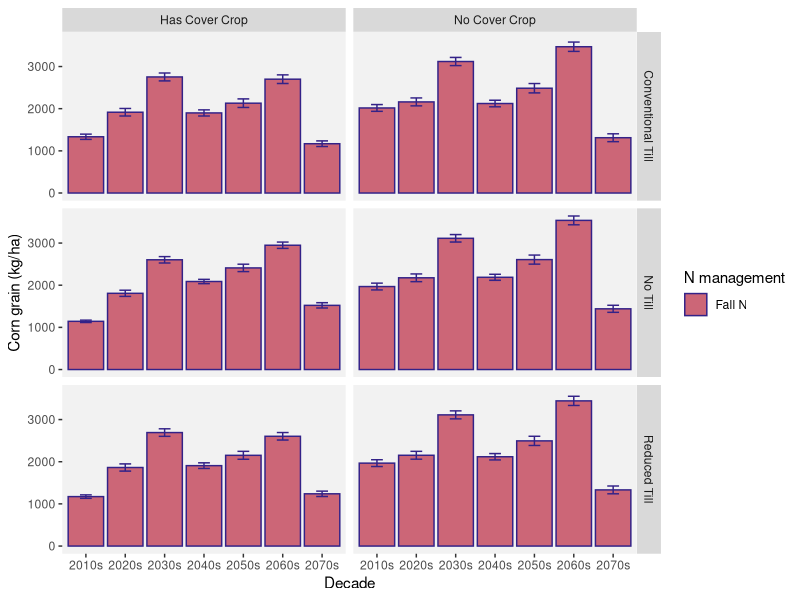

Generate this figure with R: (Note: this script raises an error after producing the figure.)
# Biomass data from Regrow DNDC simulations
# this script adds some dummy variables to the data
# summarizes corn grain biomass C data by mean, se, cv
# makes bar charts by decade and summarizing across all years
# runs ANOVA to look for significant differences in mean and cv between till*cc*N management across all years

library(tidyverse) # has ggplot, dplyr, etc.
library(broom) # for glance()
# install.packages("car")
library(car) # for qqp
# install.packages("multcompView") 
library(multcompView) # for tukey HSD letters

################### EXTRACT DATA BY SITE (CAN SKIP UNLESS NEED TO UPDATE DATA FROM GOOGLE DRIVE)

# bm <- read.csv("data/biomass/biomass.csv")
# From Regrow's doc "AFT Final Delivery Modeling Notes"
# This file includes maximum aboveground biomass of each crop grown in each management system. 
# Management_name maps directly to the file yearly_outputs_post-weighting.csv as described in 3.2.

# Column Name       Unit          Description
# site_name         NA            String combination of one of the locations we simulated on. In the format of {x}_{y} where x refers to the region and y refers to the numeric id of that site. These will be of the format of h_{}, v_{}, a_{}, f_{}, IL-n_{}, IL-s_{} which represents the points for hops, vineyards, almonds, and forage, Illinois North, Illinois South respectively
# management_name   NA            Management code as associated with the simulations described in section 2.{x}.1
# climate_scenario  NA            Either ‘rcp26’ or ‘rcp60’ that were defined in section 1.2
# crop_system_name  NA            Name of the entire system results are for. Will be one of the following:  alfalfa, almond-a, almond-c, corn, corn-grain, corn-silage, grape-a, grape-c, hops-a, hops-c, soybean. Note that for the vine and tree crops the -c refers to the crop row, while the -a refers to the alley row.
# crop_name         NA            Name of crop within the rotation of crop system name. 
# Year              integer       Calendar year in which results are for.
# Grain.C.kgC.ha    kg C /ha      Kilograms of Carbon per hectare of grain as part of the crop.
# Leaf.C.kgC.ha     kg C /ha      Kilograms of Carbon per hectare of leaf as part of the crop
# Stem.C.kgC.ha     kg C /ha      Kilograms of Carbon per hectare of stem as part of the crop.

# interesting, so we need to convert kg C to kg dry biomass
# can probably find common %C of dry grain biomass


###############
###############
###############
############### START HERE

#######################   
#######################   (1) set up the data
#######################   

bmil <- read.csv("data/biomass/biomass_IL.csv")

# DO NOT need to find literature values to convert kg C grain to kg grain.
# since we'll only be looking at them RELATIVE TO EACH OTHER, not absolute amounts...
# let's look at the C results for now
# 
# min(bmil$Year) # 2013 --2013-2021 start up years, start at 2022
# max(bmil$Year) # 2073

# looks like all the cover crop biomass is in leaf and stem, zero grain

# make factor for CT, RT, NT
bmil$till <- ifelse(grepl("ct-", bmil$management_name), "CT", 
                    ifelse(grepl("rt-", bmil$management_name), "RT", "NT"))
# # check
# unique(bmil$till)

# factor for CC or NC
bmil$cc <- ifelse(grepl("-cc-", bmil$management_name), "CC", "NC")
# # check
# unique(bmil$cc)

# factor for N treatment
bmil$nfert <- ifelse(grepl("-cn", bmil$management_name), "High N", 
                     ifelse(grepl("-fn", bmil$management_name), "Fall N","Recommended N"))
# # check
# unique(bmil$nfert)

# dummy for decade
bmil$decade <- ifelse(bmil$Year <2021, "2010s",
                      ifelse(bmil$Year>=2021 & bmil$Year <2031, "2020s",
                        ifelse(bmil$Year>=2031 & bmil$Year <2041, "2030s",
                          ifelse(bmil$Year>=2041 & bmil$Year <2051, "2040s",
                            ifelse(bmil$Year>=2051 & bmil$Year <2061, "2050s",
                              ifelse(bmil$Year>=2061 & bmil$Year <2071, "2060s", "2070s"))))))
# unique(bmil$decade)


# # add in summer precip data -- only needed if doing regression analysis, not pursued at this time
# precip <- read.csv("data/climate data not large/precipIL.csv")
# 
# precip.summer <- precip[precip$season == "Summer",]
# precip.summer <- precip.summer[,c(1:3, 5:7)]
# colnames(precip.summer)[1:2] <- c("site_name", "climate_scenario")
# 
# bmil <- left_join(bmil, precip.summer, 
#                    relationship = "many-to-one", 
#                    by = join_by(site_name, climate_scenario, Year==year))


# unique(bmil$management_name)

windows(xpinch=200, ypinch=200, width=5, height=5)

se <- function(x) sd(x) / sqrt(length(x))
cv <- function(x) sd(x) / mean(x)

# is the grain C biomass significantly different with High N vs Recommended N?
# let's look at biomass by decade
biomass_summary <- bmil %>%
  group_by(climate_scenario,crop_name, cc, till, nfert, decade) %>%
  summarize(biomass_mean = mean(Grain.C.kgC.ha.), biomass_se = se(Grain.C.kgC.ha.))




windows(xpinch=200, ypinch=200, width=5, height=5)
ggplot(data=biomass_summary[#biomass_summary$till=="NT" & # just look at NT for simplicity sake for now
  biomass_summary$climate_scenario == "rcp60" &                            
  biomass_summary$crop_name %in% c("corn, grain"),], #exclude rye, soybeans
                             # biomass_summary$nfert %in% c("High N", "Recommended N"),],  # exclude fall N for now
       aes(x=decade, y=biomass_mean, fill=nfert)) +
  geom_bar(stat="identity", position=position_dodge(), color="#332288") +
  geom_errorbar(width=0.3, aes(ymin=biomass_mean - biomass_se, ymax=biomass_mean + biomass_se),  
                               position=position_dodge(0.9),
                                color="#332288") +
  facet_grid(rows=vars(factor(till, levels=c("CT", "NT", "RT"))), 
             cols=vars(factor(cc, levels=c("CC", "NC"))), 
             labeller = as_labeller(
               c(CC="Has Cover Crop", NC="No Cover Crop",
                 "CT" = "Conventional Till", "NT" = "No Till", "RT"="Reduced Till"))) +
  xlab("Decade") +
  ylab("Corn grain (kg/ha)") +
  scale_fill_manual(values=c("#CC6677","#99DDFF", "#44AA99" ), name="N management") +
  theme(
    panel.grid.minor=element_blank(), 
    panel.grid.major=element_blank(),
    panel.background = element_rect(fill = 'gray95'))

# ggsave("plots/biomass/IL_corn_biomass_bars.png", width=12, height=8, dpi=300)






#######################   
#######################   (2) is mean corn grain C different among till*cc*Nfert groups across all years?
#######################   

corndat <- bmil[bmil$crop_name=="corn, grain" & bmil$climate_scenario=="rcp60",]


Neffect <- aov(Grain.C.kgC.ha.~till*cc*nfert, data=corndat)
summary(Neffect)
Tukout <- TukeyHSD(Neffect)
# put interaction output into a dataframe we can sort
Tukout <- as.data.frame(Tukout[7]) %>%
  rownames_to_column(., "term") %>%
  arrange(term)


# assumptions - following https://statsandr.com/blog/anova-in-r

# Independence - the observations (grain.c.kgc.ha. observations) are independent, one does
# not depend on the other, they're not dependent on some other variable like, 
# from one individual came multiple observations.

# Normality - not required with large enough sample size >30.  But we can test anyway. 
# the residuals (observed - mean for that group) should be normally distributed.
qqnorm(corndat$Grain.C.kgC.ha.)
qqline(corndat$Grain.C.kgC.ha.)
hist(corndat$Grain.C.kgC.ha.-mean(corndat$Grain.C.kgC.ha.))
# look ok

# Equality of variances 
ggplot(data=corndat, aes(x=management_name, y=Grain.C.kgC.ha.)) + 
  geom_boxplot() +
  theme(axis.text.x=element_text(angle=45, vjust=1, hjust=1))
# looks ok, some possible outliers in nt-cc-fn
leveneTest(Grain.C.kgC.ha. ~ cc*till*nfert, data=corndat)
# > leveneTest(Grain.C.kgC.ha. ~ management_name, data=corndat)
# Levene's Test for Homogeneity of Variance (center = median)
#          Df F value    Pr(>F)    
# group    17  24.503 < 2.2e-16 ***   # we REJECT the null hyp (no sig. diff. between variances of the samples)
#       34542                      
# ---
# Signif. codes:  0 ‘***’ 0.001 ‘**’ 0.01 ‘*’ 0.05 ‘.’ 0.1 ‘ ’ 1
# HOWEVER: it seems that our large sample size (>35k data points) might be affecting this test
# See this from https://www.theanalysisfactor.com/the-problem-with-tests-for-statistical-assumptions/
# It relies too much on p-values, and therefore, sample sizes. If the sample size is large, 
# Levene’s will have a smaller p-value than if the sample size is small, given the same variances.
# So it’s very likely that you’re ***overstating a problem*** with the assumption in large samples and understating 
# it in small samples. You can’t ignore the actual size difference in the variances when making this decision. 
# So sure, look at the p-value, but also look at the actual variances and how much bigger some are than others. 
# (In other words, actually look at the effect size, not just the p-value).
# The ANOVA is generally considered robust to violations of this assumption when sample sizes 
# across groups are equal. So even if Levene’s is significant, moderately different variances may not be a 
# problem in balanced data sets. Keppel (1992) suggests that a good rule of thumb is that if sample sizes are equal, 
# robustness should hold until the largest variance is more than 9 times the smallest variance.
# This robustness goes away the more unbalanced the samples are. So you need to use judgment here,
# taking into account both the imbalance and the actual difference in variances.
# *** emphasis added

# outliers
summary(corndat$Grain.C.kgC.ha.)
# > summary(corndat$Grain.C.kgC.ha.)
# Min. 1st Qu.  Median    Mean 3rd Qu.    Max. 
# 139.9  1945.6  2875.9  2915.8  3924.3  5794.6 

# outliers via histograms
hist(corndat$Grain.C.kgC.ha., breaks=sqrt(nrow(corndat)))

ggplot(data=corndat, aes(x=Grain.C.kgC.ha.)) +
         geom_histogram() +
         facet_grid(rows=vars(nfert), cols=vars(till, cc))

#outliers via boxplots
boxplot(Grain.C.kgC.ha.~management_name, data=corndat) # some outliers plotted for nt-cc-fn, 
# but not far from interquartile range for nt-cc-fn, and not outside IQR for many other groups


# outliers via z-scores
corndat$z_grainC <- scale(corndat$Grain.C.kgC.ha.)
hist(corndat$z_grainC)
summary(corndat$z_grainC)
# Min.   :-2.31494  
# 1st Qu.:-0.80908  
# Median :-0.03325  
# Mean   : 0.00000  
# 3rd Qu.: 0.84105  
# Max.   : 2.40069  
# < -2 or >2 is considered rare
# < -3 or >3 is extremely rare
# < -3.29 or > -3.29 is used to detect outliers, where one out of 1000 observations will be outside
# this range if normal distribution.
# interquartile range is > -2 and <2. 
# min. and max do not reach 3 or 3.29.

## outlier summary: boxplots and z-score suggest no extreme outliers. No justification for removing.

# re-run ANOVA with the above knowledge (assumptions met)

corndat$till <- factor(corndat$till)
corndat$cc <- factor(corndat$cc)
corndat$nfert <- factor(corndat$nfert)

Neffect <- aov(Grain.C.kgC.ha.~till*cc*nfert, data=corndat)
summary(Neffect)
# Df    Sum Sq   Mean Sq F value   Pr(>F)    
# till              2 1.637e+08 8.184e+07  61.284  < 2e-16 ***
#   cc                1 5.557e+07 5.557e+07  41.617 1.13e-10 ***
#   nfert             2 2.557e+09 1.279e+09 957.461  < 2e-16 ***
#   till:cc           2 1.742e+07 8.710e+06   6.522  0.00147 ** 
#   till:nfert        4 1.113e+08 2.781e+07  20.829  < 2e-16 ***
#   cc:nfert          2 6.444e+08 3.222e+08 241.278  < 2e-16 ***
#   till:cc:nfert     4 1.750e+07 4.375e+06   3.276  0.01079 *  
#   Residuals     34542 4.613e+10 1.335e+06                     
# ---
#   Signif. codes:  0 ‘***’ 0.001 ‘**’ 0.01 ‘*’ 0.05 ‘.’ 0.1 ‘ ’ 1

Tukout <- TukeyHSD(Neffect)

# compact letter display
cld <- multcompLetters4(Neffect, Tukout)

# table with letters and 3rd quantile
cornsum <- group_by(corndat, cc, till, nfert) %>%
  summarize(mean=mean(Grain.C.kgC.ha.), 
            se=se(Grain.C.kgC.ha.)) %>%
  arrange(desc(mean))

cld <- as.data.frame.list(cld$`till:cc:nfert`)
cornsum$cld <- cld$Letters

# cornsum

# use these letters on this plot:

windows(xpinch=200, ypinch=200, width=5, height=5)



ggplot(data=cornsum[cornsum$till %in% c("CT", "NT"),],aes(x=nfert, y=mean, fill=nfert)) +
  geom_bar(stat="identity", position=position_dodge(), color="#332288", show.legend=F) +
  geom_errorbar(width=0.3, aes(ymin=mean-se, ymax=mean + se),  
                position=position_dodge(0.9),
                color="#332288") +
  facet_grid(rows=vars(factor(till, levels=c("CT", "NT"))), 
             cols=vars(factor(cc, levels=c("NC", "CC"))), 
             labeller = as_labeller(
               c(NC="No Cover Crop", CC="Rye Cover Crop", 
                 "CT" = "Conventional Till", "NT" = "No Till"))) +
  xlab("N management") +
  ylab(expression(bold('2022-2072 mean corn grain biomass (kg C ha'^-1*')'))) + 
  scale_x_discrete(breaks=c("Fall N", "High N", "Recommended N"),
                   labels = c("Fall N", "High N", "Recomm. N")) +
  ylim(0,3800)+
  geom_text(aes(label=cld, y=mean+(2*se)), vjust=-0.5,
            color="gray20", size=4, fontface="bold") +
  scale_fill_manual(values=c("#CC6677","#99DDFF", "#44AA99" )) +
  theme(
    panel.grid.minor=element_blank(), 
    panel.grid.major=element_blank(),
    panel.background = element_rect(fill = 'gray95'),
    axis.text.x=element_text(angle=-10, hjust=0, size=11),
    axis.text.y=element_text(size=11),
    plot.margin = unit(c(0.1,1,0.1,0.1), "cm"),
    axis.title=element_text(size=13, face="bold"),
    strip.text=element_text(face="bold", size=11))
# # strip.background=element_rect(fill="lightblue", color="black", size=1) 

# ggsave("plots/biomass/IL_corn_biomass_Neffect.png", width=5, height=5, dpi=300)


# Same as graph above but shown as % difference from 2022 mean yield

mn <- mean(cornsum$mean)

cornsum$pdiff <- (cornsum$mean - mn)/cornsum$mean
cornsum$pdiff.se <- (cornsum$se)/cornsum$mean

cornsum
# # A tibble: 18 × 8
# # Groups:   cc, till [6]
# cc    till  nfert          mean    se cld     pdiff pdiff.se
# <fct> <fct> <fct>         <dbl> <dbl> <chr>   <dbl>    <dbl>
#   1 CC    NT    High N        3362.  27.7 a      0.133   0.00823
# 2 CC    NT    Recommended N 3361.  25.5 a      0.132   0.00759
# 3 NC    NT    High N        3164.  27.4 b      0.0785  0.00867
# 4 CC    RT    High N        3155.  27.3 bc     0.0757  0.00865
# 5 NC    NT    Recommended N 3141.  26.4 bc     0.0717  0.00841
# 6 CC    RT    Recommended N 3070.  23.7 bcd    0.0502  0.00772
# 7 CC    CT    High N        3062.  26.8 bcd    0.0477  0.00875
# 8 NC    RT    High N        3029.  27.4 cd     0.0372  0.00903
# 9 NC    CT    High N        3005.  27.3 d      0.0296  0.00909
# 10 NC    RT    Recommended N 2995.  26.6 d      0.0263  0.00887
# 11 NC    CT    Recommended N 2975.  26.7 d      0.0200  0.00899
# 12 CC    CT    Recommended N 2975.  23.8 d      0.0199  0.00798
# 13 NC    CT    Fall N        2772.  27.7 e     -0.0520  0.00998
# 14 NC    RT    Fall N        2764.  27.5 e     -0.0550  0.00994
# 15 NC    NT    Fall N        2759.  27.1 e     -0.0567  0.00982
# 16 CC    CT    Fall N        2336.  26.8 f     -0.248   0.0115 
# 17 CC    NT    Fall N        2284.  22.8 f     -0.277   0.0100 
# 18 CC    RT    Fall N        2277.  25.6 f     -0.280   0.0112 


# because it is percents we don't have to convert to lb / ac

pal3 <- c("#20243d","#C2e4ef", "#669947")   # )

ggplot(data=cornsum[cornsum$till %in% c("CT", "NT"),],aes(x=nfert, y=pdiff, fill=nfert)) +
  geom_bar(stat="identity", position=position_dodge(), show.legend=F) +
  # geom_errorbar(width=0.3, aes(ymin=pdiff-pdiff.se, ymax=pdiff+pdiff.se),
  #               position=position_dodge(0.9),
  #               color="#20243d") +
  facet_grid( # rows=vars(factor(till, levels=c("CT", "NT"))), 
    cols=vars(factor(cc, levels=c("NC", "CC")),factor(till, levels=c("CT", "NT"))), 
    labeller = as_labeller(
      c(NC="No Cover Crop", CC="Rye Cover Crop", 
        "CT" = "Conventional Till", "NT" = "No Till"))) +
  geom_hline(yintercept=0, color="#20243d") +
  xlab("N management") +
  ylab(expression(bold('Corn yield % difference from overall average corn yield'))) + 
  scale_x_discrete(breaks=c("Fall N", "High N", "Recommended N"),
                   labels = c("Fall N", "High N", "Recomm. N")) +
  scale_y_continuous(labels=scales::percent_format(), 
                     breaks=seq(-0.3, 0.1, 0.1), 
                     limits=c(-0.3, 0.15)) +
  # ylim(0,3800)+
  # geom_text(aes(label=cld, y=mean+(2*se)), vjust=-0.5,
            # color="gray20", size=4, fontface="bold") +
  scale_fill_manual(values=pal3) +  #c("#CC6677","#99DDFF", "#44AA99" )) +
  theme(
    panel.grid.minor=element_blank(), 
    panel.grid.major=element_blank(),
    panel.background = element_rect(fill = 'gray95'),
    axis.text.x=element_text(angle=-10, hjust=0, size=11),
    axis.text.y=element_text(size=11),
    plot.margin = unit(c(0.1,1,0.1,0.1), "cm"),
    axis.title=element_text(size=13, face="bold"),
    strip.text=element_text(face="bold", size=11))
# # strip.background=element_rect(fill="lightblue", color="black", size=1) 


ggsave("plots/biomass/IL_corn_biomass_percent diff global mean_no err bars.png", width=6, height=3, dpi=300)


# NC + CT + high N compared to CC + NT + recommended N
(cornsum$mean[cornsum$cc=="NC" & cornsum$till=="CT" & cornsum$nfert=="High N"] -
    cornsum$mean[cornsum$cc=="CC" & cornsum$till=="NT" & cornsum$nfert=="Recommended N"])/
  cornsum$mean[cornsum$cc=="NC" & cornsum$till=="CT" & cornsum$nfert=="High N"]








# same graph as above but expressed as % of Fall N

# re-arrange data to calculate % of fall N yield
falln <- filter(cornsum, nfert=="Fall N") %>%
  rename("mean.falln" = "mean", "se.falln" = "se") %>%
  select(cc, till, mean.falln, se.falln)

springn <- filter(cornsum, !nfert=="Fall N")

cornsum2 <- left_join(springn, falln)


pal2 <- c("#004a23", "#669947")
# pal2 <- c("#20243d", "#669947")

# Calculate % difference from fall N. So fall N = 100%. how much bigger are the others?
cornsum2$mean.pfalln <- (cornsum2$mean/cornsum2$mean.falln)-1
cornsum2$se.pfalln <- (cornsum2$se/cornsum2$mean.falln)

ggplot(data=cornsum2[cornsum2$till %in% c("CT", "NT") & 
                       cornsum2$nfert %in% c("High N", "Recommended N"),],
       aes(x=nfert, y=mean.pfalln, fill=nfert)) +
  geom_bar(stat="identity", position=position_dodge(),  show.legend=F) +  # color="#20243d",
  geom_errorbar(width=0.3, aes(ymin=mean.pfalln-se.pfalln, ymax=mean.pfalln + se.pfalln),  
                position=position_dodge(0.9),
                color="#20243d") +
  facet_grid( # rows=vars(factor(till, levels=c("CT", "NT"))), 
             cols=vars(factor(cc, levels=c("NC", "CC")),factor(till, levels=c("CT", "NT"))), 
             labeller = as_labeller(
               c(NC="No Cover Crop", CC="Rye Cover Crop", 
                 "CT" = "Conventional Till", "NT" = "No Till"))) +
  xlab("N management") +
  scale_y_continuous(labels=scales::percent_format()) +
  ylab(expression(bold("Corn yield % difference from fall applied N"))) + 
  scale_x_discrete(breaks=c("High N", "Recommended N"),
                   labels = c("High N", "Recomm. N")) +
  # ylim(0,3800)+
  # geom_text(aes(label=cld, y=mean+(2*se)), vjust=-0.5,
            # color="gray20", size=4, fontface="bold") +
  scale_fill_manual(values=pal2) +
  theme(
    panel.grid.minor=element_blank(), 
    panel.grid.major=element_blank(),
    panel.background = element_rect(fill = 'gray95'),
    axis.text.x=element_text(angle=-10, hjust=0, size=11),
    axis.text.y=element_text(size=11),
    plot.margin = unit(c(0.1,1,0.1,0.1), "cm"),
    axis.title=element_text(size=11, face="bold"),
    strip.text=element_text(face="bold", size=11))
# # strip.background=element_rect(fill="lightblue", color="black", size=1) 

ggsave("plots/biomass/IL_corn_biomass_percdiff from Fall N.png", width=6, height=3, dpi=300)




#######################   
#######################   (3) is variability in corn grain C different among till*cc*Nfert groups across all years?
#######################   

# calculate CV for each site
corncv<- group_by(corndat, site_name, till, cc, nfert) %>%
  summarize(cv=cv(Grain.C.kgC.ha.)) %>%
  arrange(desc(cv))


Neffect <- aov(cv~till*cc*nfert, data=corncv)
summary(Neffect)
Tukout <- TukeyHSD(Neffect)


# assumptions - following https://statsandr.com/blog/anova-in-r

# Independence - the observations (grain.c.kgc.ha. observations) are independent, one does
# not depend on the other, they're not dependent on some other variable like, 
# from one individual came multiple observations.

# Normality - not required with large enough sample size >30.  But we can test anyway. 
# the residuals (observed - mean for that group) should be normally distributed.
qqnorm(corncv$cv) # looks really good
qqline(corncv$cv)
hist(corncv$cv-mean(corncv$cv)) # looks ok

# Equality of variances - assumption not met
ggplot(data=corncv, aes(x=nfert, y=cv)) + 
  geom_boxplot() +
  facet_grid(rows=vars(till), cols=vars(cc)) 
# looks ok, some possible outliers in nt-nc-fn on the low end, and rt-cc-fn, also on low end
leveneTest(cv ~ cc*till*nfert, data=corncv) 
# > leveneTest(Grain.C.kgC.ha. ~ management_name, data=corndat)
# Levene's Test for Homogeneity of Variance (center = median)
#        Df F value Pr(>F)
# group  17  1.4426  0.111  # Accept null hypothesis that variances do not differ
#       558 

# outliers
summary(corncv$cv)
# > summary(corndat$Grain.C.kgC.ha.)
# Min. 1st Qu.  Median    Mean 3rd Qu.    Max. 
# 139.9  1945.6  2875.9  2915.8  3924.3  5794.6 

# outliers via histograms
hist(corncv$cv, breaks=sqrt(nrow(corncv)))

ggplot(data=corncv, aes(x=cv)) +
  geom_histogram() +
  facet_grid(rows=vars(nfert), cols=vars(till, cc))

#outliers via boxplots
boxplot(cv~till+cc+nfert, data=corncv) # no outliers plotted 

# outliers via z-scores
corncv$z_cv <- scale(corncv$cv)
hist(corncv$z_cv)
summary(corncv$z_cv)
# V1          
# Min.   :-2.92849  
# 1st Qu.:-0.67960  
# Median :-0.06132  
# Mean   : 0.00000  
# 3rd Qu.: 0.79708  
# Max.   : 1.96883  
# < -2 or >2 is considered rare
# < -3 or >3 is extremely rare
# < -3.29 or > -3.29 is used to detect outliers, where one out of 1000 observations will be outside
# this range if normal distribution.
# interquartile range is > -2 and <2. 
# max is in the safe zone
# min is getting close to extremely rare.

## outlier summary: boxplots, levenes test, and z-score suggest no extreme outliers. No justification for removing.

cvtest <- aov(cv~till*cc*nfert, data=corncv)
summary(cvtest)
# Df Sum Sq Mean Sq F value   Pr(>F)
# till            2 0.0756 0.03780  18.959 1.08e-08 ***
#   cc              1 0.0577 0.05772  28.950 1.09e-07 ***
#   nfert           2 0.0722 0.03608  18.098 2.42e-08 ***
#   till:cc         2 0.0010 0.00049   0.245    0.782    
# till:nfert      4 0.0150 0.00375   1.880    0.112    
# cc:nfert        2 0.0457 0.02284  11.454 1.33e-05 ***
#   till:cc:nfert   4 0.0036 0.00090   0.454    0.770    
# Residuals     558 1.1125 0.00199                     
# ---
#   Signif. codes:  0 ‘***’ 0.001 ‘**’ 0.01 ‘*’ 0.05 ‘.’ 0.1 ‘ ’ 1

Tukoutcv <- TukeyHSD(cvtest)

# compact letter display
cldcv <- multcompLetters4(cvtest, Tukoutcv)

# table with letters and 3rd quantile
corncvsum <- group_by(corncv, cc, till, nfert) %>%
  summarize(mean=mean(cv), 
            se=se(cv)) %>%
  arrange(desc(mean))

cldcv <- as.data.frame.list(cldcv$`till:cc:nfert`)
corncvsum$cld <- cldcv$Letters

corncvsum

# use these letters on this plot:

windows(xpinch=200, ypinch=200, width=5, height=5)

ggplot(data=corncvsum[corncvsum$till %in% c("CT", "NT"),],
       aes(x=nfert, y=mean, fill=nfert)) +
  geom_bar(stat="identity", position=position_dodge(), color="#332288", show.legend=F, alpha=0.7) +
  geom_errorbar(width=0.3, aes(ymin=mean-se, ymax=mean + se),  
                position=position_dodge(0.9),
                color="#332288") +
  facet_grid(rows=vars(factor(till, levels=c("CT", "NT"))),  # "RT"))), 
             cols=vars(factor(cc, levels=c("NC", "CC"))), 
             labeller = as_labeller(
               c(NC="No Cover Crop", CC="Has Cover Crop", 
                 "CT" = "Conventional Till", "NT" = "No Till"))) + #, "RT"="Reduced Till"))) +
  xlab("N management") +
  ylab(expression(bold('2022-2072 CV corn grain biomass'))) + 
  scale_x_discrete(breaks=c("Fall N", "High N", "Recommended N"),
                   labels = c("Fall N", "High N", "Recomm. N")) +
  ylim(0,0.45)+
  geom_text(aes(label=cld, y=mean+(2*se)), vjust=-0.5,
            color="gray20", size=4, fontface="bold") +
  scale_fill_manual(values=c("#CC6677","#99DDFF", "#44AA99" )) +
  theme(
    panel.grid.minor=element_blank(), 
    panel.grid.major=element_blank(),
    panel.background = element_rect(fill = 'gray95'),
    axis.text.x=element_text(angle=-10, hjust=0, size=11),
    axis.text.y=element_text(size=11),
    plot.margin = unit(c(0.1,1,0.1,0.1), "cm"),
    axis.title=element_text(size=13, face="bold"),
    strip.text=element_text(face="bold", size=11))
# # strip.background=element_rect(fill="lightblue", color="black", size=1) 

ggsave("plots/biomass/IL_corn_biomass_cv.png", width=5, height=5, dpi=300)







#######################   
#######################   (4) is mean soy grain C different among till*cc*Nfert groups across all years?
#######################   

soydat <- bmil[bmil$crop_name=="soybean" & bmil$climate_scenario=="rcp60",]

Neffect <- aov(Grain.C.kgC.ha.~till*cc*nfert, data=soydat)
summary(Neffect)
Tukout <- TukeyHSD(Neffect)
# put interaction output into a dataframe we can sort
Tukout <- as.data.frame(Tukout[7]) %>%
  rownames_to_column(., "term") %>%
  arrange(term)


# assumptions - following https://statsandr.com/blog/anova-in-r

# Independence - the observations (grain.c.kgc.ha. observations) are independent, one does
# not depend on the other, they're not dependent on some other variable like, 
# from one individual came multiple observations.

# Normality - not required with large enough sample size >30.  But we can test anyway. 
# the residuals (observed - mean for that group) should be normally distributed.
qqnorm(soydat$Grain.C.kgC.ha.)
qqline(soydat$Grain.C.kgC.ha.)
hist(soydat$Grain.C.kgC.ha.-mean(soydat$Grain.C.kgC.ha.))
# look ok

# Equality of variances 
ggplot(data=soydat, aes(x=management_name, y=Grain.C.kgC.ha.)) + 
  geom_boxplot() +
  theme(axis.text.x=element_text(angle=45, vjust=1, hjust=1))
# looks ok
leveneTest(Grain.C.kgC.ha. ~ cc*till*nfert, data=soydat)
# Levene's Test for Homogeneity of Variance (center = median)
#          Df F value  Pr(>F)  
# group    17  1.8054 0.02181 *
#       34542                  
# ---
# Signif. codes:  0 ‘***’ 0.001 ‘**’ 0.01 ‘*’ 0.05 ‘.’ 0.1 ‘ ’ 1
# HOWEVER: it seems that our large sample size (>35k data points) might be affecting this test
# See this from https://www.theanalysisfactor.com/the-problem-with-tests-for-statistical-assumptions/
# It relies too much on p-values, and therefore, sample sizes. If the sample size is large, 
# Levene’s will have a smaller p-value than if the sample size is small, given the same variances.
# So it’s very likely that you’re ***overstating a problem*** with the assumption in large samples and understating 
# it in small samples. You can’t ignore the actual size difference in the variances when making this decision. 
# So sure, look at the p-value, but also look at the actual variances and how much bigger some are than others. 
# (In other words, actually look at the effect size, not just the p-value).
# The ANOVA is generally considered robust to violations of this assumption when sample sizes 
# across groups are equal. So even if Levene’s is significant, moderately different variances may not be a 
# problem in balanced data sets. Keppel (1992) suggests that a good rule of thumb is that if sample sizes are equal, 
# robustness should hold until the largest variance is more than 9 times the smallest variance.
# This robustness goes away the more unbalanced the samples are. So you need to use judgment here,
# taking into account both the imbalance and the actual difference in variances.
# *** emphasis added

# outliers
summary(soydat$Grain.C.kgC.ha.)
# > summary(soydat$Grain.C.kgC.ha.)
# Min. 1st Qu.  Median    Mean 3rd Qu.    Max. 
# 17.22  419.89  637.90  649.91  877.61 1480.36 

# outliers via histograms
hist(soydat$Grain.C.kgC.ha., breaks=sqrt(nrow(soydat)))

ggplot(data=soydat, aes(x=Grain.C.kgC.ha.)) +
  geom_histogram() +
  facet_grid(rows=vars(nfert), cols=vars(till, cc))

#outliers via boxplots
boxplot(Grain.C.kgC.ha.~management_name, data=soydat) # looks ok


# outliers via z-scores
soydat$z_grainC <- scale(soydat$Grain.C.kgC.ha.)
hist(soydat$z_grainC)
summary(soydat$z_grainC)
# V1         
# Min.   :-2.0914  
# 1st Qu.:-0.7604  
# Median :-0.0397  
# Mean   : 0.0000  
# 3rd Qu.: 0.7527  
# Max.   : 2.7451  
# < -2 or >2 is considered rare
# < -3 or >3 is extremely rare
# < -3.29 or > -3.29 is used to detect outliers, where one out of 1000 observations will be outside
# this range if normal distribution.
# min. and max do not reach 3 or 3.29.

## outlier summary: boxplots and z-score suggest no extreme outliers. No justification for removing.

# re-run ANOVA with the above knowledge (assumptions met)

soydat$till <- factor(soydat$till)
soydat$cc <- factor(soydat$cc)
soydat$nfert <- factor(soydat$nfert)

Neffect <- aov(Grain.C.kgC.ha.~till*cc*nfert, data=soydat)
summary(Neffect)
# Df    Sum Sq Mean Sq F value   Pr(>F)    
# till              2 5.366e+06 2683154  29.358 1.82e-13 ***
# cc                1 3.326e+05  332550   3.639   0.0565 .  
# nfert             2 2.328e+03    1164   0.013   0.9873    
# till:cc           2 3.333e+04   16667   0.182   0.8333    
# till:nfert        4 5.440e+02     136   0.001   1.0000    
# cc:nfert          2 1.164e+05   58208   0.637   0.5289    
# till:cc:nfert     4 2.558e+03     639   0.007   0.9999    
# Residuals     34542 3.157e+09   91394                     
# ---
#   Signif. codes:  0 ‘***’ 0.001 ‘**’ 0.01 ‘*’ 0.05 ‘.’ 0.1 ‘ ’ 1

Neffect <- aov(Grain.C.kgC.ha.~till, data=soydat)
summary(Neffect)

Tukout <- TukeyHSD(Neffect)

# compact letter display
cld <- multcompLetters4(Neffect, Tukout)   

# table with letters and 3rd quantile
soysum <- group_by(soydat, cc, till, nfert) %>%
  summarize(mean=mean(Grain.C.kgC.ha.), 
            se=se(Grain.C.kgC.ha.)) %>%
  arrange(desc(mean))

cld <- as.data.frame.list(cld$`till:cc:nfert`)
soysum$cld <- cld$Letters

# may need to summarize data now just across tillage treatments to go with the model output
# left off here 10/26/23

# soysum

# use these letters on this plot:

windows(xpinch=200, ypinch=200, width=5, height=5)

ggplot(data=soysum,aes(x=nfert, y=mean, fill=nfert)) +
  geom_bar(stat="identity", position=position_dodge(), color="#332288", show.legend=F) +
  geom_errorbar(width=0.3, aes(ymin=mean-se, ymax=mean + se),  
                position=position_dodge(0.9),
                color="#332288") +
  facet_grid(rows=vars(factor(till, levels=c("CT", "NT", "RT"))), 
             cols=vars(factor(cc, levels=c("CC", "NC"))), 
             labeller = as_labeller(
               c(CC="Has Cover Crop", NC="No Cover Crop",
                 "CT" = "Conventional Till", "NT" = "No Till", "RT"="Reduced Till"))) +
  xlab("N management") +
  ylab("Mean soy grain (kg C/ha) 2022-2072") +
  ylim(0,750)+
  geom_text(aes(label=cld, y=mean+(2*se)), vjust=-0.5) +
  scale_fill_manual(values=c("#CC6677","#99DDFF", "#44AA99" )) +
  theme(
    panel.grid.minor=element_blank(), 
    panel.grid.major=element_blank(),
    panel.background = element_rect(fill = 'gray95'))

ggsave("plots/biomass/IL_soy_biomass_Neffect.png", width=6, height=8, dpi=300)





#######################   
#######################   (5) is variability in soy grain C different among till*cc*Nfert groups across all years?
#######################   

# calculate CV for each site
soycv<- group_by(soydat, site_name, till, cc, nfert) %>%
  summarize(cv=cv(Grain.C.kgC.ha.)) %>%
  arrange(desc(cv))


Neffect <- aov(cv~till*cc*nfert, data=soycv)
summary(Neffect)
Tukout <- TukeyHSD(Neffect)


# assumptions - following https://statsandr.com/blog/anova-in-r

# Independence - the observations (grain.c.kgc.ha. observations) are independent, one does
# not depend on the other, they're not dependent on some other variable like, 
# from one individual came multiple observations.

# Normality - not required with large enough sample size >30.  But we can test anyway. 
# the residuals (observed - mean for that group) should be normally distributed.
qqnorm(soycv$cv) # looks really good
qqline(soycv$cv)
hist(soycv$cv-mean(soycv$cv)) # looks ok

# Equality of variances - assumption not met
ggplot(data=soycv, aes(x=nfert, y=cv)) + 
  geom_boxplot() +
  facet_grid(rows=vars(till), cols=vars(cc)) 
# looks ok, some possible outliers in nt-nc-fn on the low end, and rt-cc-fn, also on low end
leveneTest(cv ~ cc*till*nfert, data=soycv) 
# > leveneTest(Grain.C.kgC.ha. ~ management_name, data=soydat)
# Levene's Test for Homogeneity of Variance (center = median)
#        Df F value Pr(>F)
# group  17  1.4426  0.111  # Accept null hypothesis that variances do not differ
#       558 

# outliers
summary(soycv$cv)
# > summary(soydat$Grain.C.kgC.ha.)
# Min. 1st Qu.  Median    Mean 3rd Qu.    Max. 
# 139.9  1945.6  2875.9  2915.8  3924.3  5794.6 

# outliers via histograms
hist(soycv$cv, breaks=sqrt(nrow(soycv)))

ggplot(data=soycv, aes(x=cv)) +
  geom_histogram() +
  facet_grid(rows=vars(nfert), cols=vars(till, cc))

#outliers via boxplots
boxplot(cv~till+cc+nfert, data=soycv) # no outliers plotted 

# outliers via z-scores
soycv$z_cv <- scale(soycv$cv)
hist(soycv$z_cv)
summary(soycv$z_cv)
# V1          
# Min.   :-2.92849  
# 1st Qu.:-0.67960  
# Median :-0.06132  
# Mean   : 0.00000  
# 3rd Qu.: 0.79708  
# Max.   : 1.96883  
# < -2 or >2 is considered rare
# < -3 or >3 is extremely rare
# < -3.29 or > -3.29 is used to detect outliers, where one out of 1000 observations will be outside
# this range if normal distribution.
# interquartile range is > -2 and <2. 
# max is in the safe zone
# min is getting close to extremely rare.

## outlier summary: boxplots, levenes test, and z-score suggest no extreme outliers. No justification for removing.

cvtest <- aov(cv~till*cc*nfert, data=soycv)
summary(cvtest)
# Df Sum Sq Mean Sq F value   Pr(>F)
# till            2 0.0756 0.03780  18.959 1.08e-08 ***
#   cc              1 0.0577 0.05772  28.950 1.09e-07 ***
#   nfert           2 0.0722 0.03608  18.098 2.42e-08 ***
#   till:cc         2 0.0010 0.00049   0.245    0.782    
# till:nfert      4 0.0150 0.00375   1.880    0.112    
# cc:nfert        2 0.0457 0.02284  11.454 1.33e-05 ***
#   till:cc:nfert   4 0.0036 0.00090   0.454    0.770    
# Residuals     558 1.1125 0.00199                     
# ---
#   Signif. codes:  0 ‘***’ 0.001 ‘**’ 0.01 ‘*’ 0.05 ‘.’ 0.1 ‘ ’ 1

Tukoutcv <- TukeyHSD(cvtest)

# compact letter display
cldcv <- multcompLetters4(cvtest, Tukoutcv)

# table with letters and 3rd quantile
soycvsum <- group_by(soycv, cc, till, nfert) %>%
  summarize(mean=mean(cv), 
            se=se(cv)) %>%
  arrange(desc(mean))

cldcv <- as.data.frame.list(cldcv$`till:cc:nfert`)
soycvsum$cld <- cldcv$Letters

soycvsum

# use these letters on this plot:

windows(xpinch=200, ypinch=200, width=5, height=5)

ggplot(data=soycvsum,aes(x=nfert, y=mean, fill=nfert)) +
  geom_bar(stat="identity", position=position_dodge(), color="#332288", show.legend=F) +
  geom_errorbar(width=0.3, aes(ymin=mean-se, ymax=mean + se),  
                position=position_dodge(0.9),
                color="#332288") +
  facet_grid(rows=vars(factor(till, levels=c("CT", "NT", "RT"))), 
             cols=vars(factor(cc, levels=c("CC", "NC"))), 
             labeller = as_labeller(
               c(CC="Has Cover Crop", NC="No Cover Crop",
                 "CT" = "Conventional Till", "NT" = "No Till", "RT"="Reduced Till"))) +
  xlab("N management") +
  ylab("CV for soy grain (kg C/ha) 2022-2072") +
  ylim(0,0.45)+
  geom_text(aes(label=cld, y=mean+(2*se)), vjust=-0.5) +
  scale_fill_manual(values=c("#CC6677","#99DDFF", "#44AA99" )) +
  theme(
    panel.grid.minor=element_blank(), 
    panel.grid.major=element_blank(),
    panel.background = element_rect(fill = 'gray95'))

ggsave("plots/biomass/IL_soy_biomass_cv.png", width=6, height=8, dpi=300)









############ linear models / regressions to look at biomass change over time (not complete as of 10/4/2023)
############ what drives biomass over time, not a main research question, i.e., seems redundant with
############ just looking at how the model is built to predict biomass...

# set base levels to no cover and conventional till
bmil$till <- relevel(factor(bmil$till), ref="CT")
# bmil$till <- ordered(bmil$till, levels=c("CT", "RT", "NT"))
# bmil$till <- factor(bmil$till, ordered=F)
bmil$cc <- relevel(factor(bmil$cc), ref="NC")

# center data at mean
center_scale <- function(x) {
  scale(x, scale=F)
}

bmil$year.sc <- center_scale(bmil$Year)
bmil$grain.sc <- center_scale(bmil$Grain.C.kgC.ha.)


grmean <- mean(bmil$Grain.C.kgC.ha.)
grsd <- sd(bmil$Grain.C.kgC.ha.)
ssntotmean <- mean(bmil$ssn.tot)
ssntotsd <- sd(bmil$ssn.tot)
yrmean <- mean(bmil$Year)
yrsd <- sd(bmil$Year)
bmil$grain.z <- (bmil$Grain.C.kgC.ha.-grmean)/grsd
bmil$ssn.tot.z <- (bmil$ssn.tot-ssntotmean)/ssntotsd
bmil$year.z <- (bmil$Year - yrmean)/yrsd

grain <- bmil[bmil$crop_name %in% c("corn, grain", "soybean") & bmil$Year>2021, ]



# check that data are normal
qqnorm(grain$Grain.C.kgC.ha.)  
qqline(grain$Grain.C.kgC.ha., distribution = qnorm)


# most of the explanatory power of the model comes from the two crops
blm0 <- lm(grain.z ~ year.z*crop_name, data=grain)
summary(blm0)
# R-squared is 0.6277, p< 2.2e-16
glance(blm0)
# AIC = 223463    # BIC 2.24e5  # when comparing these to other models, lower is better

# add in summer precip gain 0.15 in R2
blm0p <- lm(grain.z ~ year.z*crop_name + ssn.tot.z,  data=grain)
summary(blm0p)
# R-squared is 0.7756, p< 2.2e-16
glance(blm0p)
# AIC = 163956    # BIC 164014  

# add in cover crops
blm1p <- lm(grain.z ~ year.z*crop_name*cc + ssn.tot.z,  data=grain)
summary(blm1p)
# R-squared is 0.7759, p< 2.2e-16
glance(blm1p)
# AIC = 163836    # BIC 163933  


# add in tillage
blm2p <- lm(grain.z ~ year.z*crop_name*till + ssn.tot.z,  data=grain)
summary(blm2p)
# R-squared is 0.7769, p< 2.2e-16
glance(blm2p)
# AIC = 163324    # BIC 163460 


# add in site, a random effect


blm3p <- lmer(grain.z ~ year.z*crop_name + ssn.tot.z + (1|site_name),
              REML=F, # only one random effect, can use maximum likelihood not restricted ML
            data=grain)
summary(blm3p)
# R-squared is 0.79, p< 2.2e-16
glance(blm3p)
# AIC = 155646    # BIC 156004


# add in site, a random effect
blm3p <- lm(grain.z ~ year.z*crop_name + ssn.tot.z,  data=grain)
summary(blm3p)
# R-squared is 0.79, p< 2.2e-16
glance(blm3p)
# AIC = 155646    # BIC 156004





blm_fullp <- lm(grain.z ~ year.z*crop_name*climate_scenario*till*cc + ssn.tot.z, 
               data=bmil[bmil$crop_name %in% c("corn, grain", "soybean") & bmil$Year>2021, ])
summary(blm_fullp)
# R-squared is 0.7784, p< 2.2e-16
glance(blm_fullp)
# AIC = 162567 ### BEST AIC SO FAR   # BIC 163050  # BEST BIC SO FAR
